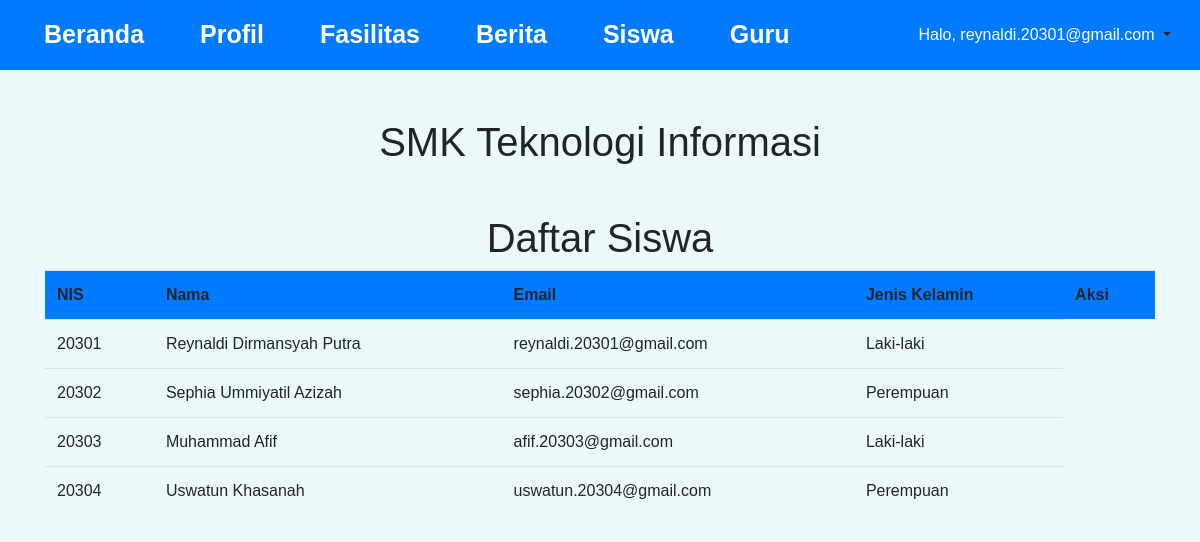
The page /siswa.php (signed in) on the database its author committed.
### tables this page shows
CREATE TABLE `dbsiswa` (
  `id` int(11) NOT NULL,
  `nis` varchar(64) NOT NULL,
  `nama` varchar(128) NOT NULL,
  `jeniskelamin` varchar(16) NOT NULL,
  `login_id` int(11) NOT NULL
);

CREATE TABLE `dblogin` (
  `Id` int(11) NOT NULL,
  `Username` varchar(30) NOT NULL,
  `Password` varchar(30) NOT NULL,
  `jenis` varchar(16) NOT NULL
);

### siswa.php (the view, shortened to what this page needs)
<?php
    include 'header.php';
?>
    <div class="container-fluid">
        <h1 class="my-5 text-center">SMK Teknologi Informasi</h1>
        <div class="row">
            <div class="container">
                <h1>Daftar Siswa</h1>
                <table class="table mb-5">
                    <tr class="bg-primary color-white">
                        <th>NIS</th>
                        <th>Nama</th>
                        <th>Email</th>
                        <th>Jenis Kelamin</th>
                        <th>Aksi</th>
                    </tr>
                    <?php
                        include 'koneksi.php';
                        $daftar_siswa = mysqli_query($koneksi,"SELECT * FROM dbsiswa INNER JOIN dblogin ON dbsiswa.login_id=dblogin.Id");
                        while ($siswa =  mysqli_fetch_assoc($daftar_siswa)) {
                            if(isset($_SESSION['jenis'])){
                                if($_SESSION['jenis'] == 'admin') {
                                    echo '
                                    <tr>
                                        <td>' . $siswa["nis"] . '</td>
                                        <td>' . $siswa["nama"] . '</td>
                                        <td>' . $siswa["Username"] . '</td>
                                        <td>' . $siswa["jeniskelamin"] . '</td>
                                        <td> <a href="edit_siswa.php?id=' . $siswa["login_id"] . '"> Ubah </a> | <a href="delete_siswa.php?id=' . $siswa["login_id"] . '">Hapus</a>
                                    </tr>';
                                }else{
                                    echo '
                                    <tr>
                                        <td>' . $siswa["nis"] . '</td>
                                        <td>' . $siswa["nama"] . '</td>
                                        <td>' . $siswa["Username"] . '</td>
                                        <td>' . $siswa["jeniskelamin"] . '</td>
                                    </tr>';
                                }
                            }
                        }
                    ?>
                </table>
            </div>
        </div>
    </div>
<?php
    include 'footer.php';
?>

### css/style.css (style rules this page uses)
body { font-family: sans-serif; background: #ebf9fb; }
h1 { text-align: center; font-weight: 300; }

### rows shown on the page
dbsiswa: nis "20301", nama "Reynaldi Dirmansyah Putra", dblogin.Username "reynaldi.20301@gmail.com", jeniskelamin "Laki-laki"
dbsiswa: nis "20302", nama "Sephia Ummiyatil Azizah", dblogin.Username "sephia.20302@gmail.com", jeniskelamin "Perempuan"
dbsiswa: nis "20303", nama "Muhammad Afif", dblogin.Username "afif.20303@gmail.com", jeniskelamin "Laki-laki"
dbsiswa: nis "20304", nama "Uswatun Khasanah", dblogin.Username "uswatun.20304@gmail.com", jeniskelamin "Perempuan"

### other values the page prints
$_SESSION["username"] "reynaldi.20301@gmail.com"
